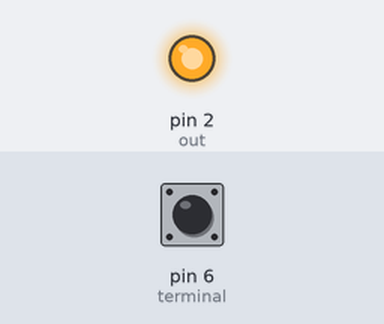
A sketch run on a simulated Arduino Uno, built with avr-gcc and run on an emulated ATmega328P. On the bench: output pins drawn as LEDs (lit = HIGH). Dashed ring = blinking. Inputs (shaded band) come from the test bench; at power-on: pin 6 (terminal) LOW. What the sketch prints to the serial monitor is not drawn.

Above: at 1.2 s.
1.3 s: pin 6 (terminal) driven HIGH
At 2.5 s:
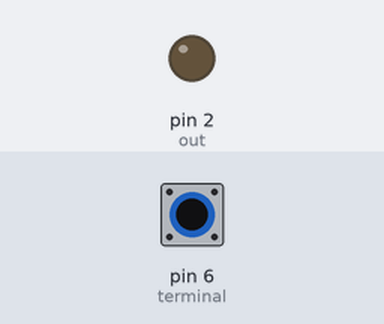
2.8 s: pin 6 (terminal) pulsed LOW 5 times (0.12 s each, 0.3 s apart)
At 3.08 s:
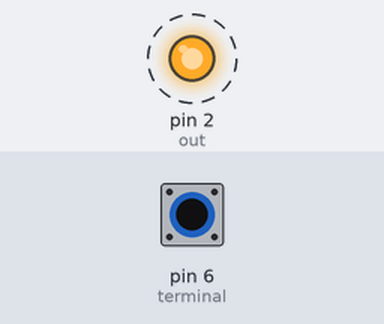
Timing chart, 0 to 5.8 s (numbered marks = the images above; inputs shaded):
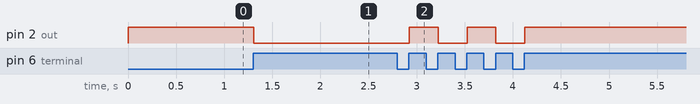

Measured:
- after the input at 1.3 s, pin 2 (out): HIGH → LOW at once
- after the input at 2.8 s, pin 2 (out): alternates HIGH for 0.30 s and LOW for 0.30 s, 5 changes in all, then stays HIGH, starting after 0.12 s

The sketch:

RelayWithToggleSwitch.ino
```cpp
#define low HIGH
#define high LOW
int out = 2;
int terminal = 6;
int state;
int prev, curr;
void setup() {
  // put your setup code here, to run once:
  pinMode(out, OUTPUT);
  pinMode(terminal, INPUT);
  Serial.begin(9600);
  digitalWrite(out, low);
  state = 0;
  prev = 1;
}

void loop() {
  // put your main code here, to run repeatedly:
  curr = digitalRead(terminal);
  Serial.println(curr);
  if(prev == 0 && curr == 1){
    if(state == 0){
      digitalWrite(out, high);
      state = 1;

      Serial.println("Turned On");
    }
    else if(state == 1){
      digitalWrite(out, low);
      state = 0;

      Serial.println("Turned Off");
    }
  }
  prev = curr;
}
```
